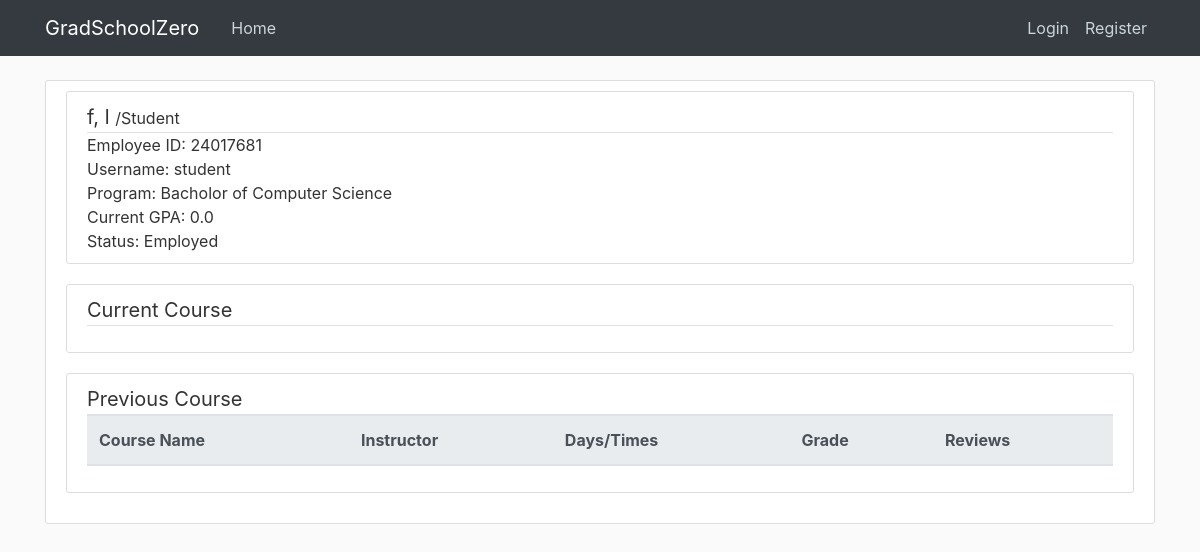
/Student/24017681, run on the app's committed database.
### cunyzero/models.py (models this page shows, shortened)
class Student(db.Model):
    ownerId = db.Column(db.Integer, primary_key=True)
    firstname = db.Column(db.String(30), nullable=False)
    lastname = db.Column(db.String(30), nullable=False)
    programId = db.Column(db.Integer, db.ForeignKey('program.id'), nullable=False)
    honor = db.Column(db.Integer, nullable = False, default=0)
    status = db.Column(db.String(20), default='Employed')#suspended, graduated, etc.
    fine = db.Column(db.Float, nullable = False, default=0)
    gpa = db.Column(db.Float, nullable = False, default=0.0)
    warning = db.Column(db.Integer, nullable = False, default=0)
    enrollmentPermission = db.Column(db.Boolean, nullable=False, default=False)#special enrollment permission
    user = db.relationship('User', backref='studentOwner', lazy=True)
    courses = db.relationship('StudentCourse', backref='student', lazy=True)
    application = db.relationship('GraduationApplication', backref='applicant', lazy=True)
    warnings = db.relationship('Warning', backref='targetStudent', lazy=True)
    complaints = db.relationship('Complaint', backref='owner', lazy=True)

class User(db.Model, UserMixin):
    id = db.Column(db.Integer, primary_key=True)
    username = db.Column(db.String(20), unique=True, nullable=False)
    image_file = db.Column(db.String(20), nullable=False, default='default.jpg')
    password = db.Column(db.String(60), nullable=False)
    role = db.Column(db.String(30), nullable=False, default='Visitor')
    ownerId = db.Column(db.Integer, db.ForeignKey('visitor.ownerId'), db.ForeignKey('admin.ownerId'), db.ForeignKey('student.ownerId'), db.ForeignKey('instructor.ownerId'))

class Program(db.Model):
    id = db.Column(db.Integer, primary_key=True)
    name = db.Column(db.String(20), unique=True, nullable=False)
    capacity = db.Column(db.Integer, nullable=False, default=10)
    enrolled_total = db.Column(db.Integer, nullable=False, default=0)

### cunyzero/routes.py (the view, shortened to what this page needs)
@login_required
@app.route('/<string:role>/<int:owner_id>', methods=['GET', 'POST'])
def individual_review(role, owner_id):
    graduation_form=GraduationForm()
    warning_form = WarningForm(owner_id)
    deregister_form = DeregisterForm(owner_id)
    if role == "Student":
        student = Student.query.get(owner_id)
        program = Program.query.filter_by(id=student.programId).first()
        student_courses = student.courses # by relationship student.courses
        courses = []
        past_courses = []
        for student_course in student_courses:
            course = Course.query.get(student_course.courseId)
            if student_course.waiting:
                continue
            else:
                if student_course.gpa != "W" and course.status == "Open":
                    courses.append(course)
                else:
                    past_courses.append(course)
        return render_template("individual-review.html", title="Student Review", person_be_reviewed=student,
                               program=program, current_courses=courses, past_courses=past_courses,
                               warning_form=warning_form, deregister_form=deregister_form, graduation_form=graduation_form)

### cunyzero/templates/individual-review.html (shortened to what this page needs)
{% extends "layout.html" %}
{% block content %}
    <div class="content-section">
        <div class="media content-section">
            <div class="media-body" style="position: relative">
                <div class="lead border-bottom">
                    <strong>{{ person_be_reviewed.firstname }}, {{ person_be_reviewed.lastname }}</strong>
                    <small>/{{ person_be_reviewed.user[0].role }}</small>
                </div>
                <div>Employee ID: {{ person_be_reviewed.ownerId }}</div>
                <div>Username: {{ person_be_reviewed.user[0].username }}</div>
                {% if person_be_reviewed.user[0].role == "Student"%}
                    <div>Program: {{ program.name }}</div>
                    <div>Current GPA: {{ person_be_reviewed.gpa }}</div>
                {% endif %}
                <div>Status: {{ person_be_reviewed.status }}</div>
            </div>
        </div>
        <div class="content-section">
            <div class="lead border-bottom">
                <strong>Current Course</strong>
            </div>
        </div>
        <div class="content-section">
            <div class="lead border-bottom">
                <strong>Previous Course</strong>
            </div>
            <table class="table table-condensed">
                <thead class="thead-light">
                    <tr>
                        {% if person_be_reviewed.user[0].role == "Instructor" %}
                            <th>Course Name</th>
                            <th>Days/Times</th>
                            <th>Enroll total</th>
                            <th>Rating</th>
                            <th>Average GPA</th>
                            <th>Reviews</th>
                        {% elif person_be_reviewed.user[0].role == "Student" %}
                            <th>Course Name</th>
                            <th>Instructor</th>
                            <th>Days/Times</th>
                            <th>Grade</th>
                            <th>Reviews</th>
                        {% endif %}
                    </tr>
                </thead>
            </table>
        </div>
    </div>
{% endblock content %}

### cunyzero/static/main.css (style rules this page uses)
body { background: #fafafa; color: #333333; margin-top: 5rem; }
.content-section { background: #ffffff; padding: 10px 20px; border: 1px solid #dddddd; border-radius: 3px; margin-bottom: 20px; }

### data on the page
Student: firstname "f", lastname "l", ownerId "24017681", gpa "0.0", status "Employed"
User: role "Student", username "student"
Program: name "Bacholor of Computer Science"
